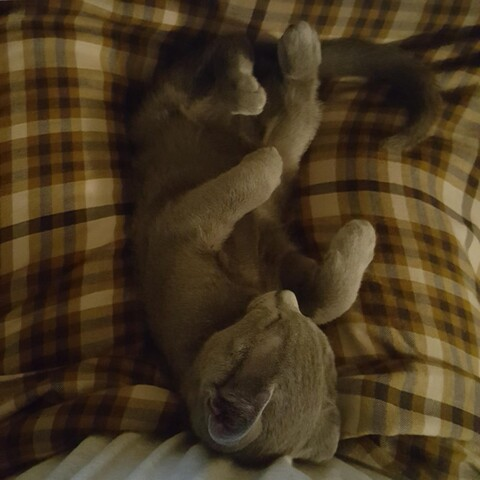
#> input picture 레포트2/howell.jpg, 480 x 480 px
$ python end_in.py
#> lines starting #> are read from the running program, lines starting #| are printed output that depends on the picture
### 레포트2/histo.py
import cv2
import numpy as np
from matplotlib import pyplot as plt
import math


def draw_hist(*histograms):     #히스토그램을 그리는함수

    num=1
    for hist in histograms:
        plt.figure(num)
        data = hist[0:-1, 0]
        bins = hist[0:-1, 1]
        plt.xlim(-20,275)
        plt.bar(bins, data)
        num+=1

    plt.show()


def histo(img):
    row = np.shape(img)[0]
    col = np.shape(img)[1]
    histogram = np.zeros((256, 2), int)
    for x in range(row):
        for y in range(col):
            histogram[img[x, y]][0] += 1  # 빈도수추가
            histogram[img[x, y]][1] = img[x, y]  # 인덱스

    return histogram


def real(img):
    histogram = histo(img)
    return histogram[histogram[:, 0] > 0, :]  # 실제로 이미지에 있는값만 추출


# [56 lines left out: functions hist_sum, nomarize, make_desire, not called in this run]


def real_H(histogram):
    return histogram[histogram[:, 0] > 0, :]  # 실제로 이미지에 있는값만 추출


# [37 lines left out: functions hist_sum_H, nomarize_H, lookup, not called in this run]

### 레포트2/end_in.py
import cv2
import numpy as np
import histo


def gray_imload(path):  # 이미지로드
#> called with path = 'howell.jpg'
    return toGray(cv2.imread(path))

def toGray(img):
    row = np.shape(img)[0]
#> row = 480
    col = np.shape(img)[1]
#> col = 480
    new_img = np.zeros((row, col), np.uint8)
    for x in range(row):
        for y in range(col):
            new_img.itemset(x, y, sum(img[x, y])/3)     #rgb값을 합쳐 3으로나눔
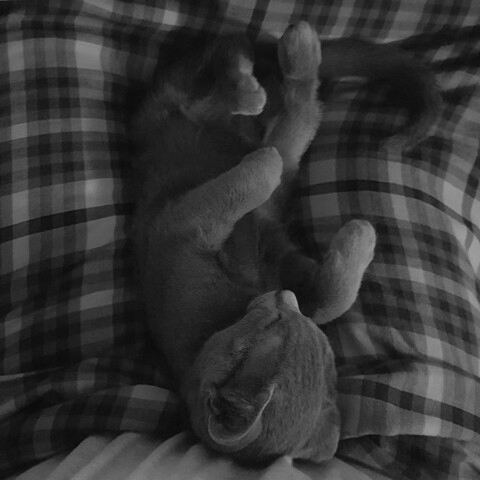
#> new_img: shape (480, 480); min 7, max 157, mean 51.8

    return new_img

def end_in(img, low_f=20, high_f=200):
#> called with low_f = 20, high_f = 200
    row = np.shape(img)[0]
#> row = 480
    col = np.shape(img)[1]
#> col = 480
    new_img = np.copy(img)
    histogram = histo.histo(img)
#> after the loop in histo, `for x in range(row):`: histogram = 256 pairs, first value 0 to 4705, second value 0 to 157

    real_hist = histo.real(img)
#> real_hist = 151 pairs, first value 1 to 4705, second value 7 to 157

    low = real_hist[0, 1]  # 가장 낮은값
#> low = 7
    high = real_hist[-1, 1]  # 가장 높은값
#> high = 157

    for x in range(0, row):
        for y in range(0, col):

            if low_f <= img[x, y] <= high_f:
                new_pixel = (img[x, y]-low)/(high-low)*255  # 공식
                new_img.itemset(x, y, new_pixel)
            elif img[x, y] < low_f:  # 최저임계값
                new_img.itemset(x, y, 0)
            elif high_f < img[x, y]:  # 최대임계값
                new_img.itemset(x, y, 255)
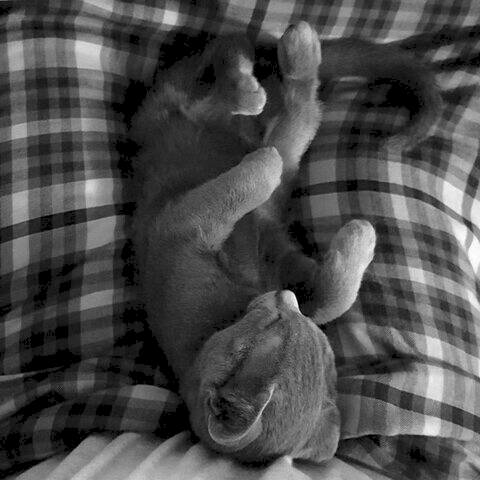
#> new_img: shape (480, 480); min 0, max 255, mean 74.7
    return new_img


if __name__ == '__main__':
    img_src = gray_imload("howell.jpg")  # 그레이 이미지
    end_in_img = end_in(img_src)

    histo.draw_hist(histo.histo(img_src), histo.histo(end_in_img))
#> in draw_hist, `num=1`: num = 1
#> the loop in draw_hist, `for hist in histograms:` made 2 passes
#> num on passes 1 to 2: 2, 3
#> after the loop in draw_hist, `for hist in histograms:`: num = 3
#> in draw_hist, `plt.show()`:
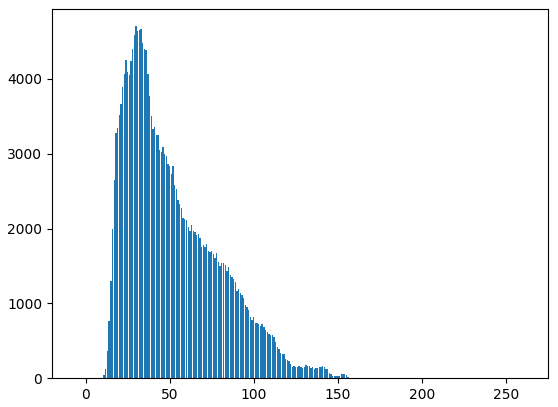
#> figure drawn by matplotlib, 1 panel; tallest bar 4705 high, from x = 29.6 to 30.4
#> in draw_hist, `plt.show()`:
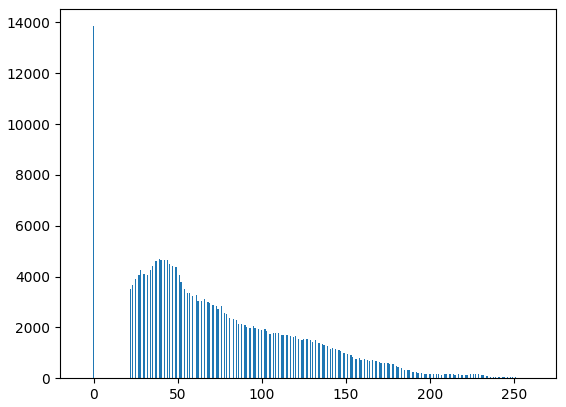
#> figure drawn by matplotlib, 1 panel; tallest bar 13851 high, from x = -0.4 to 0.4

    cv2.imshow('src', img_src)
    cv2.imshow('stretching_img', end_in_img)
    cv2.waitKey(0)
    cv2.destroyAllWindows()

$ run again, with 레포트2/bigwell.jpg copied over 레포트2/howell.jpg
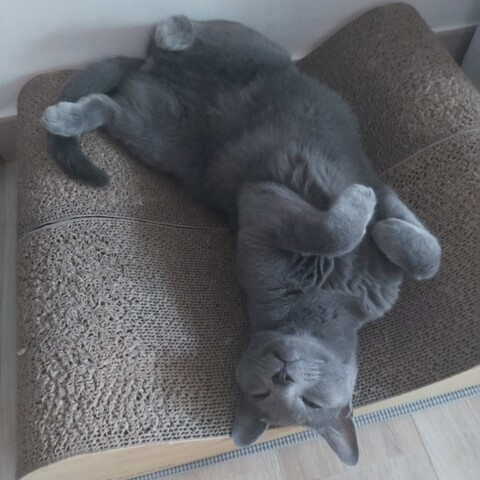
#> input picture 레포트2/bigwell.jpg, 480 x 480 px
#> in toGray, `row = np.shape(img)[0]`: row = 480
#> after the loop in histo, `for x in range(row):`: histogram = 256 pairs, first value 0 to 3260, second value 0 to 208
#> real_hist = 177 pairs, first value 1 to 3260, second value 28 to 208
#> low = 28
#> high = 208
#> after the loop in end_in, `for x in range(0, row):`:
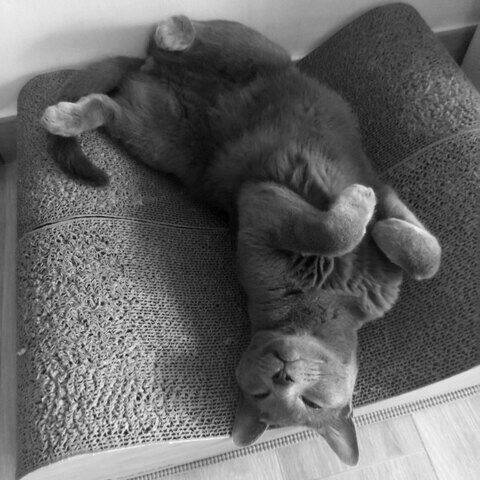
#> new_img: shape (480, 480); min 0, max 255, mean 101.5
#> in draw_hist, `num=1`: num = 1
#> the loop in draw_hist, `for hist in histograms:` made 2 passes
#> num on passes 1 to 2: 2, 3
#> after the loop in draw_hist, `for hist in histograms:`: num = 3
#> in draw_hist, `plt.show()`:
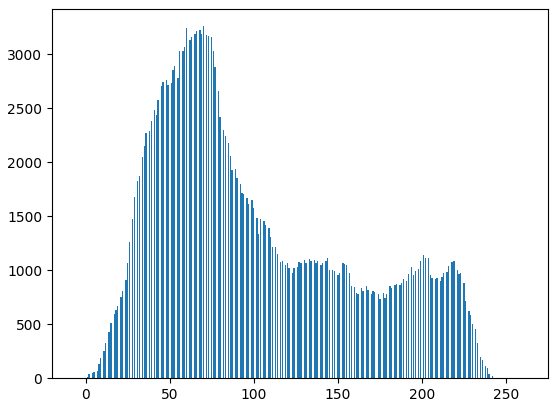
#> figure drawn by matplotlib, 1 panel; tallest bar 3260 high, from x = 69.6 to 70.4
